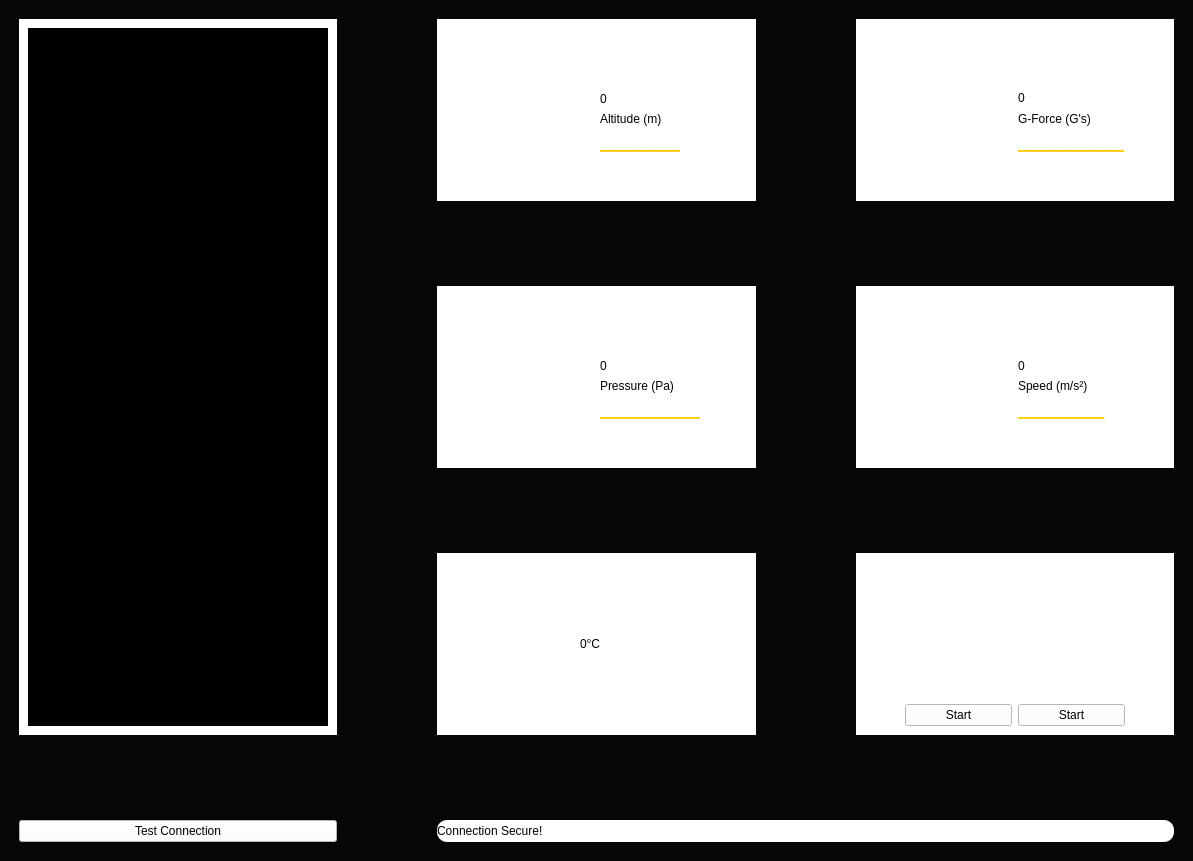
<?xml version="1.0" encoding="UTF-8"?>
<ui version="4.0">
 <class>MainWindow</class>
 <widget class="QMainWindow" name="MainWindow">
  <property name="geometry">
   <rect>
    <x>0</x>
    <y>0</y>
    <width>1193</width>
    <height>861</height>
   </rect>
  </property>
  <property name="windowTitle">
   <string>MainWindow</string>
  </property>
  <widget class="QWidget" name="central_widget">
   <property name="styleSheet">
    <string notr="true">background-color: #060606;</string>
   </property>
   <layout class="QHBoxLayout" name="horizontalLayout">
    <item>
     <layout class="QGridLayout" name="main_grid">
      <property name="leftMargin">
       <number>10</number>
      </property>
      <property name="topMargin">
       <number>10</number>
      </property>
      <property name="rightMargin">
       <number>10</number>
      </property>
      <property name="bottomMargin">
       <number>10</number>
      </property>
      <property name="horizontalSpacing">
       <number>100</number>
      </property>
      <property name="verticalSpacing">
       <number>85</number>
      </property>
      <item row="0" column="2">
       <widget class="QWidget" name="gridWidget" native="true">
        <property name="styleSheet">
         <string notr="true">background-color: white;
border-radius: 3em;
max-width: 32.5em;
max-height: 20em;</string>
        </property>
        <layout class="QGridLayout" name="gridLayout">
         <item row="0" column="0">
          <spacer name="verticalSpacer_3">
           <property name="orientation">
            <enum>Qt::Vertical</enum>
           </property>
           <property name="sizeType">
            <enum>QSizePolicy::Minimum</enum>
           </property>
           <property name="sizeHint" stdset="0">
            <size>
             <width>20</width>
             <height>40</height>
            </size>
           </property>
          </spacer>
         </item>
         <item row="1" column="0" rowspan="4">
          <widget class="QLabel" name="label_3">
           <property name="text">
            <string/>
           </property>
           <property name="pixmap">
            <pixmap>arrow.png</pixmap>
           </property>
           <property name="alignment">
            <set>Qt::AlignCenter</set>
           </property>
          </widget>
         </item>
         <item row="5" column="0">
          <spacer name="verticalSpacer_4">
           <property name="orientation">
            <enum>Qt::Vertical</enum>
           </property>
           <property name="sizeType">
            <enum>QSizePolicy::Minimum</enum>
           </property>
           <property name="sizeHint" stdset="0">
            <size>
             <width>20</width>
             <height>40</height>
            </size>
           </property>
          </spacer>
         </item>
         <item row="5" column="1">
          <spacer name="verticalSpacer">
           <property name="orientation">
            <enum>Qt::Vertical</enum>
           </property>
           <property name="sizeType">
            <enum>QSizePolicy::Minimum</enum>
           </property>
           <property name="sizeHint" stdset="0">
            <size>
             <width>20</width>
             <height>40</height>
            </size>
           </property>
          </spacer>
         </item>
         <item row="0" column="1">
          <spacer name="verticalSpacer_2">
           <property name="orientation">
            <enum>Qt::Vertical</enum>
           </property>
           <property name="sizeType">
            <enum>QSizePolicy::Minimum</enum>
           </property>
           <property name="sizeHint" stdset="0">
            <size>
             <width>20</width>
             <height>40</height>
            </size>
           </property>
          </spacer>
         </item>
         <item row="1" column="1" rowspan="2">
          <widget class="QLabel" name="alt_label">
           <property name="styleSheet">
            <string notr="true">font: 75 30pt &quot;MS Sans Serif&quot;;

</string>
           </property>
           <property name="text">
            <string>0</string>
           </property>
           <property name="alignment">
            <set>Qt::AlignBottom|Qt::AlignLeading|Qt::AlignLeft</set>
           </property>
          </widget>
         </item>
         <item row="3" column="1" rowspan="2">
          <widget class="QLabel" name="label">
           <property name="styleSheet">
            <string notr="true">font: 25 16pt &quot;Bahnschrift Light&quot;;</string>
           </property>
           <property name="text">
            <string>&lt;html&gt;&lt;head/&gt;&lt;body&gt;&lt;p&gt;Altitude (m)&lt;/p&gt;&lt;p&gt;&lt;span style=&quot; text-decoration: underline; color:#ffcd00;&quot;&gt;____________&lt;/span&gt;&lt;/p&gt;&lt;/body&gt;&lt;/html&gt;</string>
           </property>
           <property name="alignment">
            <set>Qt::AlignLeading|Qt::AlignLeft|Qt::AlignVCenter</set>
           </property>
          </widget>
         </item>
        </layout>
       </widget>
      </item>
      <item row="2" column="2">
       <widget class="QWidget" name="gridWidget" native="true">
        <property name="styleSheet">
         <string notr="true">background-color: white;
border-radius: 1.5em;
max-height: 12em;</string>
        </property>
        <layout class="QGridLayout" name="gridLayout_6">
         <item row="0" column="2">
          <spacer name="horizontalSpacer">
           <property name="orientation">
            <enum>Qt::Horizontal</enum>
           </property>
           <property name="sizeType">
            <enum>QSizePolicy::Fixed</enum>
           </property>
           <property name="sizeHint" stdset="0">
            <size>
             <width>40</width>
             <height>20</height>
            </size>
           </property>
          </spacer>
         </item>
         <item row="0" column="1">
          <widget class="QLabel" name="temp_label">
           <property name="styleSheet">
            <string notr="true">font: 75 30pt &quot;MS Sans Serif&quot;;


</string>
           </property>
           <property name="text">
            <string>0°C</string>
           </property>
          </widget>
         </item>
         <item row="0" column="0">
          <widget class="QLabel" name="label_2">
           <property name="text">
            <string/>
           </property>
           <property name="pixmap">
            <pixmap>temp.png</pixmap>
           </property>
           <property name="alignment">
            <set>Qt::AlignCenter</set>
           </property>
          </widget>
         </item>
        </layout>
       </widget>
      </item>
      <item row="1" column="3">
       <widget class="QWidget" name="gridWidget" native="true">
        <property name="styleSheet">
         <string notr="true">background-color: white;
border-radius: 3em;</string>
        </property>
        <layout class="QGridLayout" name="gridLayout_4">
         <item row="0" column="1">
          <spacer name="verticalSpacer_14">
           <property name="orientation">
            <enum>Qt::Vertical</enum>
           </property>
           <property name="sizeType">
            <enum>QSizePolicy::Minimum</enum>
           </property>
           <property name="sizeHint" stdset="0">
            <size>
             <width>20</width>
             <height>40</height>
            </size>
           </property>
          </spacer>
         </item>
         <item row="0" column="0">
          <spacer name="verticalSpacer_15">
           <property name="orientation">
            <enum>Qt::Vertical</enum>
           </property>
           <property name="sizeType">
            <enum>QSizePolicy::Minimum</enum>
           </property>
           <property name="sizeHint" stdset="0">
            <size>
             <width>20</width>
             <height>40</height>
            </size>
           </property>
          </spacer>
         </item>
         <item row="4" column="0">
          <spacer name="verticalSpacer_16">
           <property name="orientation">
            <enum>Qt::Vertical</enum>
           </property>
           <property name="sizeType">
            <enum>QSizePolicy::Minimum</enum>
           </property>
           <property name="sizeHint" stdset="0">
            <size>
             <width>20</width>
             <height>40</height>
            </size>
           </property>
          </spacer>
         </item>
         <item row="1" column="1">
          <widget class="QLabel" name="spd_label">
           <property name="styleSheet">
            <string notr="true">font: 75 30pt &quot;MS Sans Serif&quot;;

</string>
           </property>
           <property name="text">
            <string>0</string>
           </property>
           <property name="alignment">
            <set>Qt::AlignBottom|Qt::AlignLeading|Qt::AlignLeft</set>
           </property>
          </widget>
         </item>
         <item row="4" column="1">
          <spacer name="verticalSpacer_13">
           <property name="orientation">
            <enum>Qt::Vertical</enum>
           </property>
           <property name="sizeType">
            <enum>QSizePolicy::Minimum</enum>
           </property>
           <property name="sizeHint" stdset="0">
            <size>
             <width>20</width>
             <height>40</height>
            </size>
           </property>
          </spacer>
         </item>
         <item row="2" column="1">
          <widget class="QLabel" name="label_12">
           <property name="styleSheet">
            <string notr="true">font: 25 16pt &quot;Bahnschrift Light&quot;;</string>
           </property>
           <property name="text">
            <string>&lt;html&gt;&lt;head/&gt;&lt;body&gt;&lt;p&gt;Speed (m/s²)&lt;/p&gt;&lt;p&gt;&lt;span style=&quot; text-decoration: underline; color:#ffcd00;&quot;&gt;_____________&lt;/span&gt;&lt;/p&gt;&lt;/body&gt;&lt;/html&gt;</string>
           </property>
          </widget>
         </item>
         <item row="1" column="0" rowspan="2">
          <widget class="QLabel" name="label_10">
           <property name="text">
            <string/>
           </property>
           <property name="pixmap">
            <pixmap>accel.png</pixmap>
           </property>
           <property name="alignment">
            <set>Qt::AlignCenter</set>
           </property>
          </widget>
         </item>
        </layout>
       </widget>
      </item>
      <item row="2" column="3">
       <widget class="QWidget" name="gridWidget_2" native="true">
        <property name="styleSheet">
         <string notr="true">background-color: white;
border-radius: 3em;
max-height: 10em;</string>
        </property>
        <layout class="QGridLayout" name="gridLayout_7">
         <item row="0" column="0">
          <spacer name="horizontalSpacer_2">
           <property name="orientation">
            <enum>Qt::Horizontal</enum>
           </property>
           <property name="sizeType">
            <enum>QSizePolicy::Fixed</enum>
           </property>
           <property name="sizeHint" stdset="0">
            <size>
             <width>40</width>
             <height>20</height>
            </size>
           </property>
          </spacer>
         </item>
         <item row="0" column="1">
          <widget class="QLabel" name="label_5">
           <property name="text">
            <string/>
           </property>
           <property name="pixmap">
            <pixmap>write.png</pixmap>
           </property>
           <property name="alignment">
            <set>Qt::AlignCenter</set>
           </property>
          </widget>
         </item>
         <item row="1" column="2">
          <widget class="QPushButton" name="camera_btn">
           <property name="styleSheet">
            <string notr="true">font: 25 16pt &quot;Bahnschrift Light&quot;;</string>
           </property>
           <property name="text">
            <string>Start</string>
           </property>
          </widget>
         </item>
         <item row="0" column="2">
          <widget class="QLabel" name="label_8">
           <property name="text">
            <string/>
           </property>
           <property name="pixmap">
            <pixmap>camera.png</pixmap>
           </property>
           <property name="alignment">
            <set>Qt::AlignCenter</set>
           </property>
          </widget>
         </item>
         <item row="1" column="0">
          <spacer name="horizontalSpacer_3">
           <property name="orientation">
            <enum>Qt::Horizontal</enum>
           </property>
           <property name="sizeType">
            <enum>QSizePolicy::Fixed</enum>
           </property>
           <property name="sizeHint" stdset="0">
            <size>
             <width>40</width>
             <height>20</height>
            </size>
           </property>
          </spacer>
         </item>
         <item row="1" column="1">
          <widget class="QPushButton" name="data_btn">
           <property name="styleSheet">
            <string notr="true">font: 25 16pt &quot;Bahnschrift Light&quot;;</string>
           </property>
           <property name="text">
            <string>Start</string>
           </property>
          </widget>
         </item>
         <item row="0" column="3">
          <spacer name="horizontalSpacer_4">
           <property name="orientation">
            <enum>Qt::Horizontal</enum>
           </property>
           <property name="sizeType">
            <enum>QSizePolicy::Fixed</enum>
           </property>
           <property name="sizeHint" stdset="0">
            <size>
             <width>40</width>
             <height>20</height>
            </size>
           </property>
          </spacer>
         </item>
         <item row="1" column="3">
          <spacer name="horizontalSpacer_5">
           <property name="orientation">
            <enum>Qt::Horizontal</enum>
           </property>
           <property name="sizeType">
            <enum>QSizePolicy::Fixed</enum>
           </property>
           <property name="sizeHint" stdset="0">
            <size>
             <width>40</width>
             <height>20</height>
            </size>
           </property>
          </spacer>
         </item>
        </layout>
       </widget>
      </item>
      <item row="3" column="1">
       <widget class="QPushButton" name="test_btn">
        <property name="styleSheet">
         <string notr="true">background-color: white;
font: 25 14pt &quot;Bahnschrift Light&quot;;
margin: 0 2.5em;
padding: .1em 0;
</string>
        </property>
        <property name="text">
         <string>Test Connection</string>
        </property>
       </widget>
      </item>
      <item row="3" column="2" colspan="2">
       <widget class="QLabel" name="term_label">
        <property name="styleSheet">
         <string notr="true">background-color: white;
font: 25 14pt &quot;Bahnschrift Light&quot;;
padding: 0 .5em;
border-radius: 10px;</string>
        </property>
        <property name="text">
         <string>Connection Secure!</string>
        </property>
        <property name="alignment">
         <set>Qt::AlignLeading|Qt::AlignLeft|Qt::AlignVCenter</set>
        </property>
       </widget>
      </item>
      <item row="1" column="2">
       <widget class="QWidget" name="gridWidget" native="true">
        <property name="styleSheet">
         <string notr="true">background-color: white;
border-radius: 3em;
max-height: 20em;</string>
        </property>
        <layout class="QGridLayout" name="gridLayout_2">
         <item row="0" column="0">
          <spacer name="verticalSpacer_5">
           <property name="orientation">
            <enum>Qt::Vertical</enum>
           </property>
           <property name="sizeType">
            <enum>QSizePolicy::Minimum</enum>
           </property>
           <property name="sizeHint" stdset="0">
            <size>
             <width>20</width>
             <height>40</height>
            </size>
           </property>
          </spacer>
         </item>
         <item row="0" column="1">
          <spacer name="verticalSpacer_6">
           <property name="orientation">
            <enum>Qt::Vertical</enum>
           </property>
           <property name="sizeType">
            <enum>QSizePolicy::Minimum</enum>
           </property>
           <property name="sizeHint" stdset="0">
            <size>
             <width>20</width>
             <height>40</height>
            </size>
           </property>
          </spacer>
         </item>
         <item row="2" column="1">
          <widget class="QLabel" name="label_6">
           <property name="styleSheet">
            <string notr="true">font: 25 16pt &quot;Bahnschrift Light&quot;;</string>
           </property>
           <property name="text">
            <string>&lt;html&gt;&lt;head/&gt;&lt;body&gt;&lt;p&gt;Pressure (Pa)&lt;/p&gt;&lt;p&gt;&lt;span style=&quot; text-decoration: underline; color:#ffcd00;&quot;&gt;_______________&lt;/span&gt;&lt;/p&gt;&lt;/body&gt;&lt;/html&gt;</string>
           </property>
           <property name="alignment">
            <set>Qt::AlignLeading|Qt::AlignLeft|Qt::AlignVCenter</set>
           </property>
          </widget>
         </item>
         <item row="1" column="1">
          <widget class="QLabel" name="pressure_label">
           <property name="styleSheet">
            <string notr="true">font: 75 30pt &quot;MS Sans Serif&quot;;
</string>
           </property>
           <property name="text">
            <string>0</string>
           </property>
           <property name="alignment">
            <set>Qt::AlignBottom|Qt::AlignLeading|Qt::AlignLeft</set>
           </property>
          </widget>
         </item>
         <item row="1" column="0" rowspan="2">
          <widget class="QLabel" name="label_4">
           <property name="text">
            <string/>
           </property>
           <property name="pixmap">
            <pixmap>barometer.png</pixmap>
           </property>
           <property name="alignment">
            <set>Qt::AlignCenter</set>
           </property>
          </widget>
         </item>
         <item row="3" column="0">
          <spacer name="verticalSpacer_7">
           <property name="orientation">
            <enum>Qt::Vertical</enum>
           </property>
           <property name="sizeType">
            <enum>QSizePolicy::Minimum</enum>
           </property>
           <property name="sizeHint" stdset="0">
            <size>
             <width>20</width>
             <height>40</height>
            </size>
           </property>
          </spacer>
         </item>
         <item row="3" column="1">
          <spacer name="verticalSpacer_8">
           <property name="orientation">
            <enum>Qt::Vertical</enum>
           </property>
           <property name="sizeType">
            <enum>QSizePolicy::Minimum</enum>
           </property>
           <property name="sizeHint" stdset="0">
            <size>
             <width>20</width>
             <height>40</height>
            </size>
           </property>
          </spacer>
         </item>
        </layout>
       </widget>
      </item>
      <item row="0" column="3">
       <widget class="QWidget" name="gridWidget" native="true">
        <property name="styleSheet">
         <string notr="true">background-color: white;
border-radius: 3em;
max-width: 32.5em;</string>
        </property>
        <layout class="QGridLayout" name="gridLayout_3">
         <item row="4" column="1">
          <spacer name="verticalSpacer_9">
           <property name="orientation">
            <enum>Qt::Vertical</enum>
           </property>
           <property name="sizeType">
            <enum>QSizePolicy::Minimum</enum>
           </property>
           <property name="sizeHint" stdset="0">
            <size>
             <width>20</width>
             <height>40</height>
            </size>
           </property>
          </spacer>
         </item>
         <item row="3" column="1">
          <widget class="QLabel" name="label_9">
           <property name="styleSheet">
            <string notr="true">font: 25 16pt &quot;Bahnschrift Light&quot;;</string>
           </property>
           <property name="text">
            <string>&lt;html&gt;&lt;head/&gt;&lt;body&gt;&lt;p&gt;G-Force (G's)&lt;/p&gt;&lt;p&gt;&lt;span style=&quot; text-decoration: underline; color:#ffcd00;&quot;&gt;________________&lt;/span&gt;&lt;/p&gt;&lt;/body&gt;&lt;/html&gt;</string>
           </property>
          </widget>
         </item>
         <item row="0" column="1">
          <spacer name="verticalSpacer_10">
           <property name="orientation">
            <enum>Qt::Vertical</enum>
           </property>
           <property name="sizeType">
            <enum>QSizePolicy::Minimum</enum>
           </property>
           <property name="sizeHint" stdset="0">
            <size>
             <width>20</width>
             <height>40</height>
            </size>
           </property>
          </spacer>
         </item>
         <item row="4" column="0">
          <spacer name="verticalSpacer_11">
           <property name="orientation">
            <enum>Qt::Vertical</enum>
           </property>
           <property name="sizeType">
            <enum>QSizePolicy::Minimum</enum>
           </property>
           <property name="sizeHint" stdset="0">
            <size>
             <width>20</width>
             <height>40</height>
            </size>
           </property>
          </spacer>
         </item>
         <item row="0" column="0">
          <spacer name="verticalSpacer_12">
           <property name="orientation">
            <enum>Qt::Vertical</enum>
           </property>
           <property name="sizeType">
            <enum>QSizePolicy::Minimum</enum>
           </property>
           <property name="sizeHint" stdset="0">
            <size>
             <width>20</width>
             <height>40</height>
            </size>
           </property>
          </spacer>
         </item>
         <item row="1" column="0" rowspan="3">
          <widget class="QLabel" name="label_7">
           <property name="text">
            <string/>
           </property>
           <property name="pixmap">
            <pixmap>rocket.png</pixmap>
           </property>
           <property name="alignment">
            <set>Qt::AlignCenter</set>
           </property>
          </widget>
         </item>
         <item row="2" column="1">
          <widget class="QLabel" name="gforce_label">
           <property name="styleSheet">
            <string notr="true">font: 75 30pt &quot;MS Sans Serif&quot;;

</string>
           </property>
           <property name="text">
            <string>0</string>
           </property>
          </widget>
         </item>
        </layout>
       </widget>
      </item>
      <item row="0" column="1" rowspan="3">
       <widget class="QWidget" name="gridWidget" native="true">
        <property name="styleSheet">
         <string notr="true">background-color: white;
border-radius: 3em;</string>
        </property>
        <layout class="QGridLayout" name="gridLayout_5">
         <item row="0" column="0">
          <widget class="QFrame" name="main_graph">
           <property name="styleSheet">
            <string notr="true">background-color: black;
margin: .5em;</string>
           </property>
           <property name="frameShape">
            <enum>QFrame::StyledPanel</enum>
           </property>
           <property name="frameShadow">
            <enum>QFrame::Raised</enum>
           </property>
          </widget>
         </item>
        </layout>
       </widget>
      </item>
     </layout>
    </item>
   </layout>
  </widget>
 </widget>
 <resources/>
 <connections/>
</ui>
